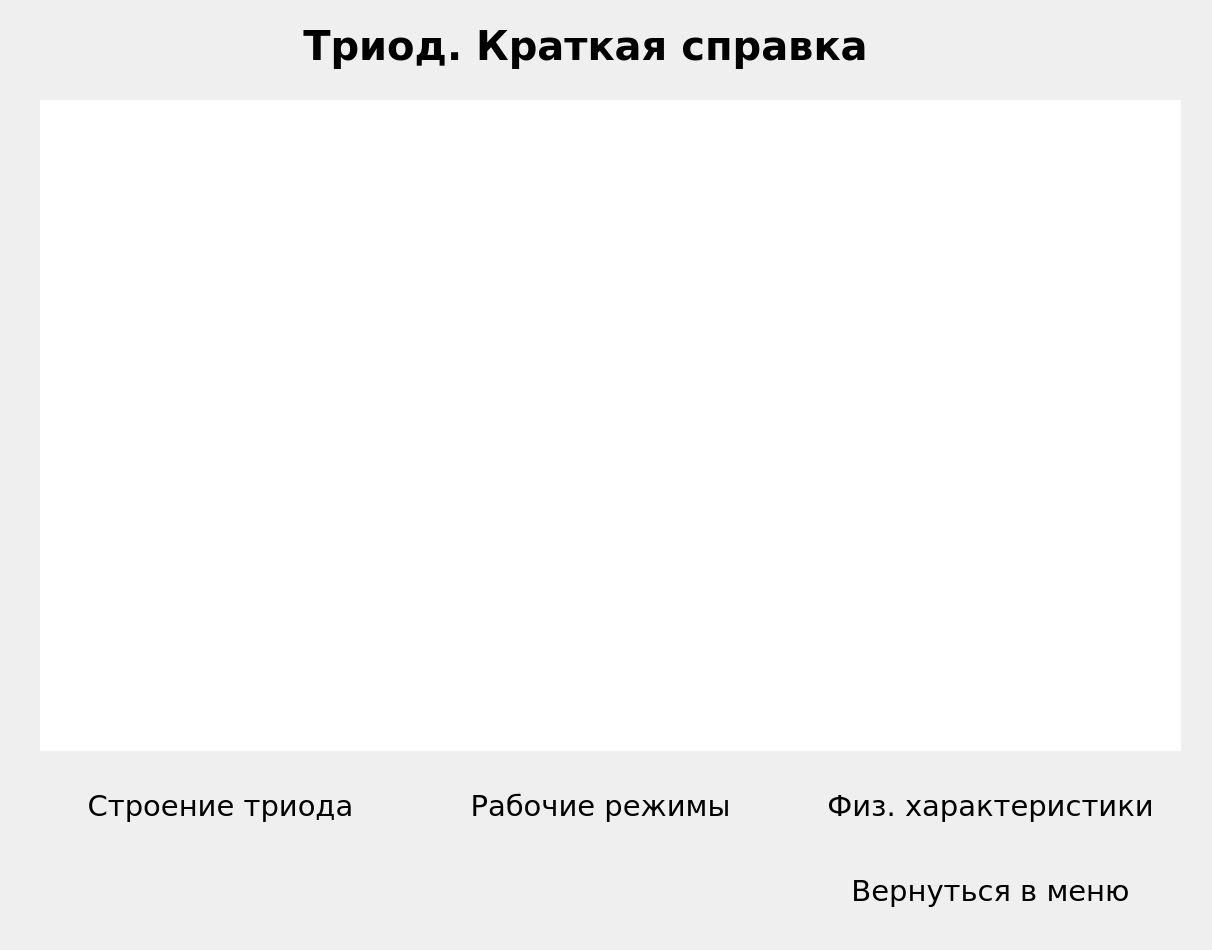
<?xml version="1.0" encoding="UTF-8"?>
<ui version="4.0">
 <class>Theory</class>
 <widget class="QWidget" name="Theory">
  <property name="geometry">
   <rect>
    <x>0</x>
    <y>0</y>
    <width>1212</width>
    <height>950</height>
   </rect>
  </property>
  <property name="windowTitle">
   <string>Form</string>
  </property>
  <widget class="ClickableLabel" name="goMenu">
   <property name="geometry">
    <rect>
     <x>800</x>
     <y>860</y>
     <width>381</width>
     <height>61</height>
    </rect>
   </property>
   <property name="font">
    <font>
     <family>Verdana</family>
     <pointsize>22</pointsize>
     <weight>50</weight>
     <bold>false</bold>
    </font>
   </property>
   <property name="cursor">
    <cursorShape>PointingHandCursor</cursorShape>
   </property>
   <property name="text">
    <string>Вернуться в меню</string>
   </property>
   <property name="alignment">
    <set>Qt::AlignCenter</set>
   </property>
  </widget>
  <widget class="QLabel" name="goMenu_2">
   <property name="geometry">
    <rect>
     <x>290</x>
     <y>10</y>
     <width>591</width>
     <height>71</height>
    </rect>
   </property>
   <property name="font">
    <font>
     <family>Verdana</family>
     <pointsize>30</pointsize>
     <weight>75</weight>
     <bold>true</bold>
     <stylestrategy>PreferAntialias</stylestrategy>
    </font>
   </property>
   <property name="text">
    <string>Триод. Краткая справка</string>
   </property>
   <property name="alignment">
    <set>Qt::AlignCenter</set>
   </property>
  </widget>
  <widget class="QGraphicsView" name="graphicsView">
   <property name="geometry">
    <rect>
     <x>40</x>
     <y>100</y>
     <width>1141</width>
     <height>651</height>
    </rect>
   </property>
   <property name="minimumSize">
    <size>
     <width>10</width>
     <height>10</height>
    </size>
   </property>
   <property name="frameShape">
    <enum>QFrame::NoFrame</enum>
   </property>
   <property name="frameShadow">
    <enum>QFrame::Plain</enum>
   </property>
   <property name="lineWidth">
    <number>0</number>
   </property>
   <property name="verticalScrollBarPolicy">
    <enum>Qt::ScrollBarAsNeeded</enum>
   </property>
   <property name="horizontalScrollBarPolicy">
    <enum>Qt::ScrollBarAsNeeded</enum>
   </property>
   <property name="sizeAdjustPolicy">
    <enum>QAbstractScrollArea::AdjustIgnored</enum>
   </property>
   <property name="renderHints">
    <set>QPainter::HighQualityAntialiasing|QPainter::TextAntialiasing</set>
   </property>
  </widget>
  <widget class="ClickableLabel" name="first">
   <property name="geometry">
    <rect>
     <x>40</x>
     <y>780</y>
     <width>361</width>
     <height>51</height>
    </rect>
   </property>
   <property name="font">
    <font>
     <family>Verdana</family>
     <pointsize>22</pointsize>
     <weight>50</weight>
     <bold>false</bold>
    </font>
   </property>
   <property name="cursor">
    <cursorShape>PointingHandCursor</cursorShape>
   </property>
   <property name="text">
    <string>Строение триода</string>
   </property>
   <property name="alignment">
    <set>Qt::AlignCenter</set>
   </property>
  </widget>
  <widget class="ClickableLabel" name="second">
   <property name="geometry">
    <rect>
     <x>420</x>
     <y>780</y>
     <width>361</width>
     <height>51</height>
    </rect>
   </property>
   <property name="font">
    <font>
     <family>Verdana</family>
     <pointsize>22</pointsize>
     <weight>50</weight>
     <bold>false</bold>
    </font>
   </property>
   <property name="cursor">
    <cursorShape>PointingHandCursor</cursorShape>
   </property>
   <property name="text">
    <string>Рабочие режимы</string>
   </property>
   <property name="alignment">
    <set>Qt::AlignCenter</set>
   </property>
  </widget>
  <widget class="ClickableLabel" name="third">
   <property name="geometry">
    <rect>
     <x>800</x>
     <y>780</y>
     <width>381</width>
     <height>51</height>
    </rect>
   </property>
   <property name="font">
    <font>
     <family>Verdana</family>
     <pointsize>22</pointsize>
     <weight>50</weight>
     <bold>false</bold>
    </font>
   </property>
   <property name="cursor">
    <cursorShape>PointingHandCursor</cursorShape>
   </property>
   <property name="text">
    <string>Физ. характеристики</string>
   </property>
   <property name="alignment">
    <set>Qt::AlignCenter</set>
   </property>
  </widget>
 </widget>
 <customwidgets>
  <customwidget>
   <class>ClickableLabel</class>
   <extends>QLabel</extends>
   <header location="global">clickablelabel.h</header>
   <slots>
    <signal>clicked()</signal>
    <slot>on_theory_clicked()</slot>
    <slot>on_PlusMinus_clicked()</slot>
    <slot>on_MinusPlus_clicked()</slot>
   </slots>
  </customwidget>
 </customwidgets>
 <resources/>
 <connections/>
</ui>
